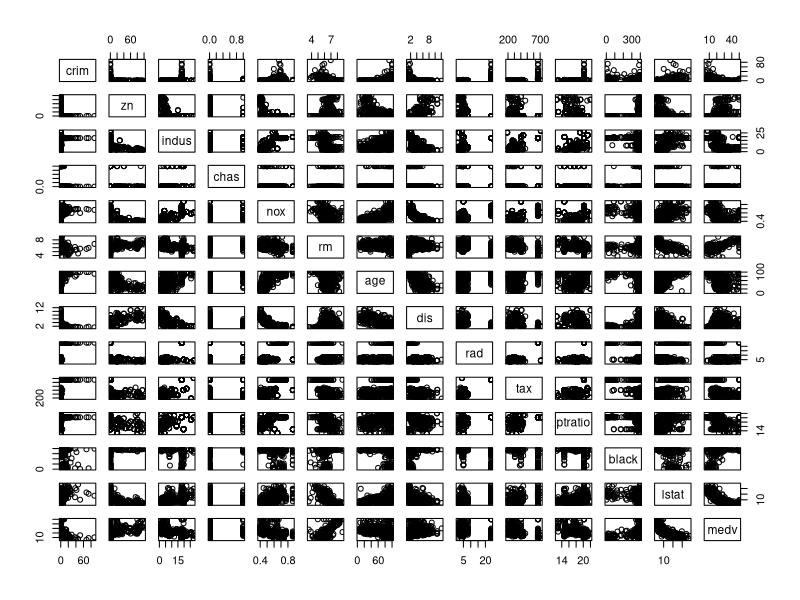
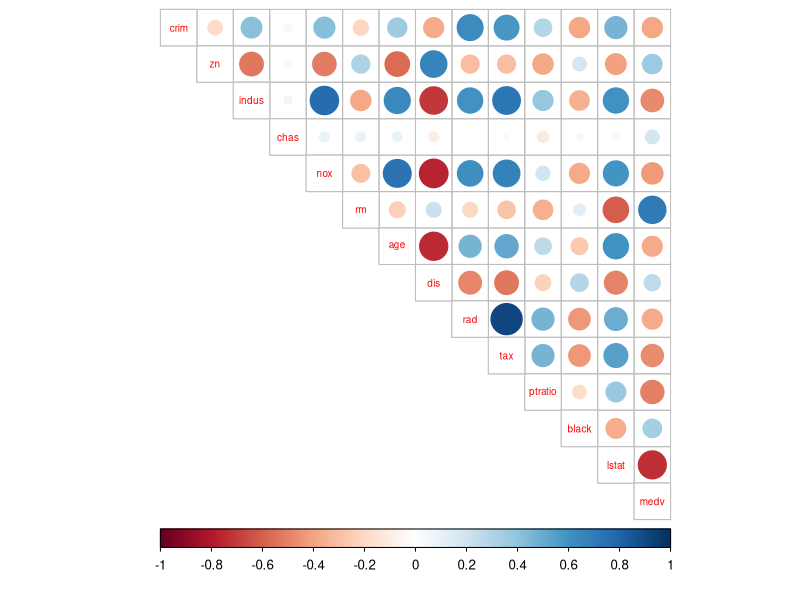
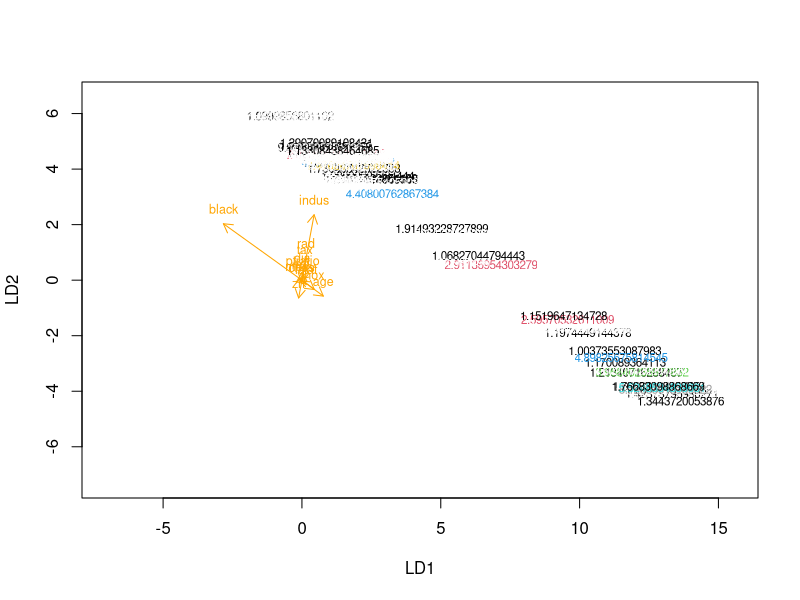
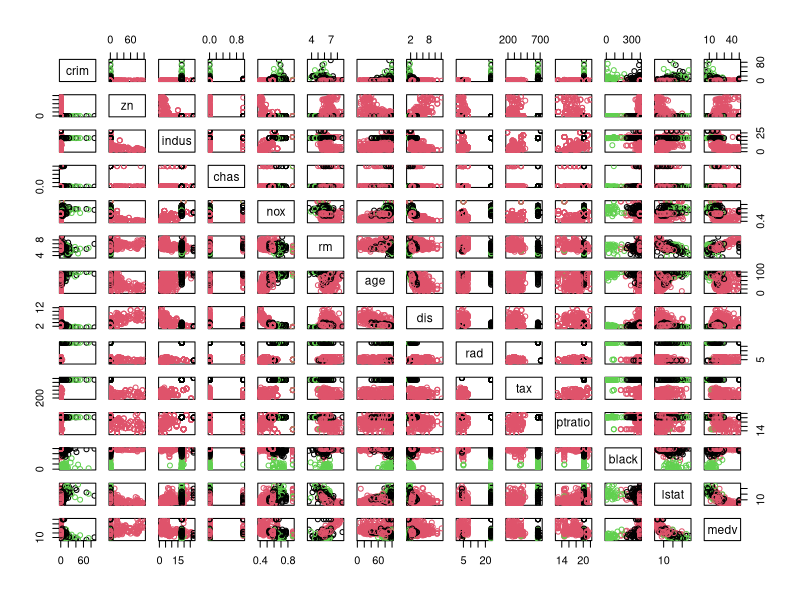

Reproduce these figures in R, in order.
## ---- chunk 1
#1.create a R markdown file 
#2.load dataset
library(MASS)
data("Boston")
str(Boston)
dim(Boston)
#3.Show a graphical overview of the data 

library(magrittr)
library(corrplot)
pairs(Boston)
cor_matrix<-cor(Boston) %>% round(digits = 2)
cor_matrix
corrplot(cor_matrix, method="circle", type="upper", cl.pos="b", tl.pos="d", tl.cex = 0.6)
#4.
#Standardize the dataset and print out
boston_scaled <- scale(Boston)
summary(boston_scaled)
class(boston_scaled)
boston_scaled <- as.data.frame(boston_scaled)
#scaled crime rate
summary(boston_scaled$crim)
bins <- quantile(boston_scaled$crim)
crime <- cut(boston_scaled$crim, breaks = bins, include.lowest = TRUE, labels = c("low", "med_low", "med_high", "high"))
table(crime)
#break and create the train and test sets
n <- nrow(boston_scaled)
ind <- sample(n,  size = n * 0.8)
train <- boston_scaled[ind,]
test <- boston_scaled[-ind,]
correct_classes <- test$crime
#5.
#linear discriminant analysis 
lda.fit <- lda(crim ~ ., data = train)
lda.fit 
lda.arrows <- function(x, myscale = 1, arrow_heads = 0.1, color = "orange", tex = 0.75, choices = c(1,2)){
  heads <- coef(x)
  arrows(x0 = 0, y0 = 0, 
         x1 = myscale * heads[,choices[1]], 
         y1 = myscale * heads[,choices[2]], col=color, length = arrow_heads)
  text(myscale * heads[,choices], labels = row.names(heads), 
       cex = tex, col=color, pos=3)
}
#crime rate as the target variable
classes <- as.numeric(train$crim)
#predictor variables
lda.pred <- predict(lda.fit, newdata = test)
table(correct = correct_classes, predicted =lda.pred$classes)
#Draw the LDA (bi)plot
plot(lda.fit, dimen = 2, col = classes, pch = classes)
lda.arrows(lda.fit, myscale = 1)
#6.crime catagories in test datasets,predict classes with test data
lda.pred <- predict(lda.fit, newdata = test)
#cross tabulate the results
table(correct = correct_classes, predicted = lda.pred$classes)
#7.
#Reload the Boston dataset and standardize the dataset, then Calculate the distances between the observations.
dist_eu <- dist(Boston)
#Run k-means algorithm on the dataset
km <-kmeans(Boston, centers = 3)
#viewlization
pairs(Boston, col = km$cluster)
